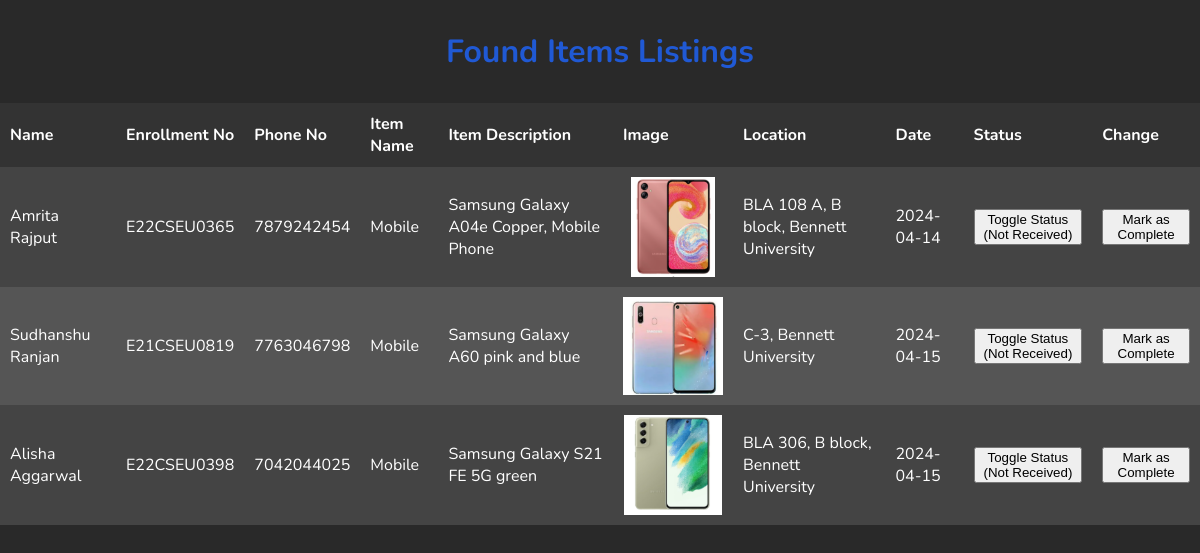
/org/not-received/, run on an earlier commit of the app's database.
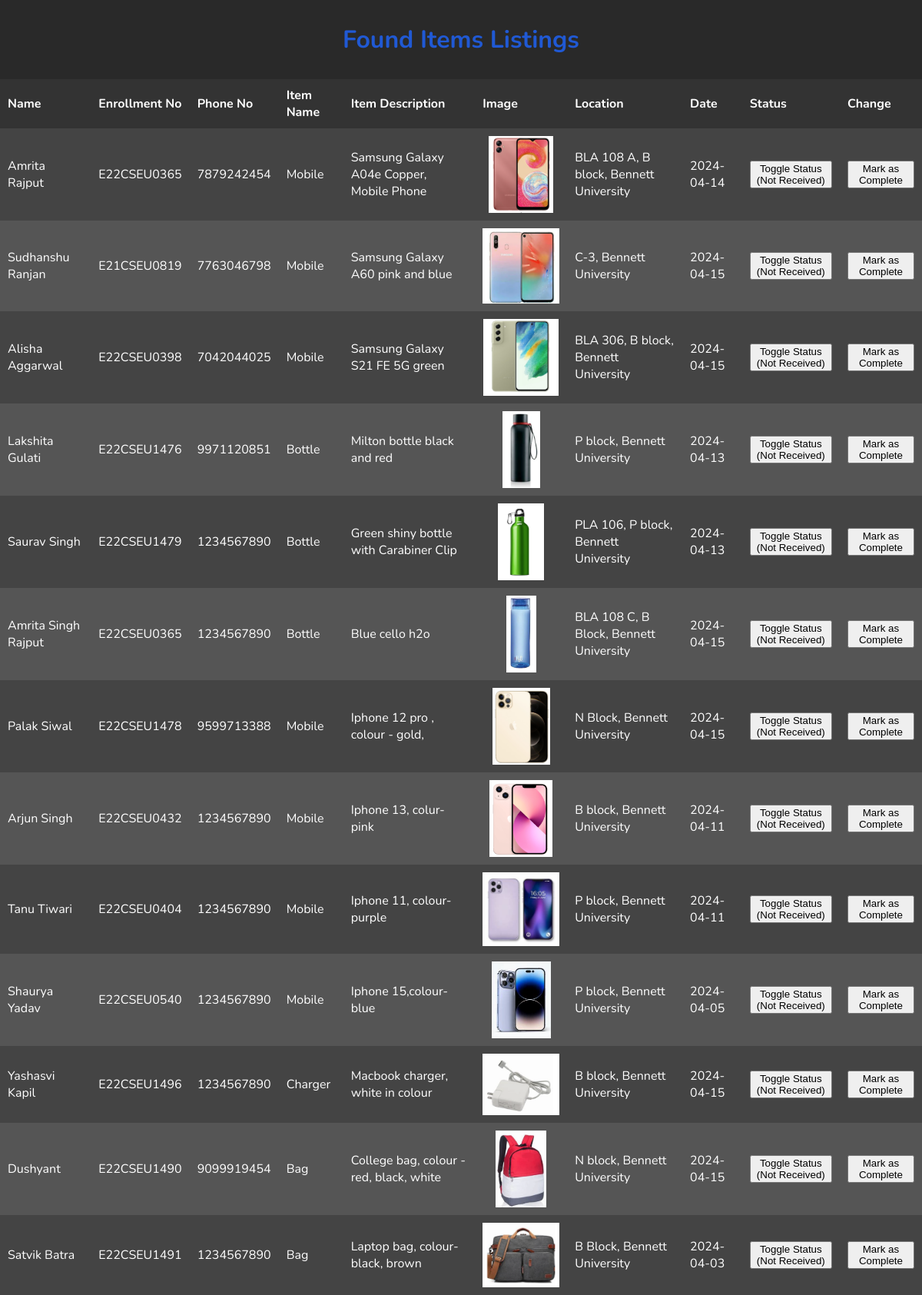
And on a later commit of the database.
### student/models.py (models this page shows)
class Found_Item(models.Model):
    status = (
        ('not_received', 'Not Received'),
        ('received', 'Received'),
    )
    name = models.CharField(max_length=100, blank=True)
    enrollment_no = models.CharField(max_length=100)
    phone_no = models.CharField(max_length=10, blank=True)
    item_name = models.CharField(max_length=100)
    item_description = models.TextField(max_length=500)
    image = models.ImageField(null=True, blank=True, upload_to=found_item_image_path)
    image_description = models.TextField(max_length=256,null=True, blank=True)
    location = models.TextField(max_length=100)
    date = models.CharField(max_length=50)
    status = models.CharField(max_length=100, choices=status, default='not_submitted')
    completed = models.BooleanField(default=False)
    @property
    def imageURL(self):
        try:
            url = self.image.url
        except:
            url = ''
        return url

### org/views.py (the view)
# urls.py: path('not-received/', views.not_received_items, name='not_received_items'),
def not_received_items(request):
    not_received_items = Found_Item.objects.filter(status='not_received')  # Use consistent status name
    return render(request, 'listFound.html', {'not_received_items': not_received_items})

### templates/listFound.html (shortened to what this page needs)
<!DOCTYPE html>
<html lang="en">
<head>
    {% load static %}
    <link rel="stylesheet" href="{% static '/static/css/list.css' %}">
</head>
<body>
    <h1>Found Items Listings</h1>
    <table>
        <thead>
            <tr>
                <th>Name</th>
                <th>Enrollment No</th>
                <th>Phone No</th>
                <th>Item Name</th>
                <th>Item Description</th>
                <th>Image</th>
                <th>Location</th>
                <th>Date</th>
                <th>Status</th>
                <th>Change</th>
            </tr>
        </thead>
        <tbody>
            {% if not_received_items %}
            {% for item in not_received_items %}
            {% if not item.completed %}
            {% if item.imageURL %}
            <tr>
                <td>{{ item.name }}</td>
                <td>{{ item.enrollment_no }}</td>
                <td>{{ item.phone_no }}</td>
                <td>{{ item.item_name }}</td>
                <td>{{ item.item_description }}</td>
                <td><img src="{{ item.imageURL }}" alt="{{ item.item_name }}" style="max-width: 100px;"></td>
                <td>{{ item.location }}</td>
                <td>{{ item.date }}</td>
                <td>
                    {% if item.status != 'received' %}
                        <form class="status-toggle-form" action="{% url 'found_toggle_status' item.id %}" method="post">
                            <button type="submit" class="status-toggle-btn">
                                {% if item.status == 'received' %}
                                    Toggle Status (Received)
                                {% else %}
                                    Toggle Status (Not Received)
                                {% endif %}
                            </button>
                        </form>
                    {% endif %}
                </td>
                <td><button class="complete-btn" data-item-id="{{ item.id }}">Mark as Complete</button></td>
            </tr>
            {% endif %}
            {% endif %}
            {% endfor %}
            {% endif %}
        </tbody>
    </table>
</body>
</html>

### static/css/list.css (style rules this page uses)
body { font-family: "Nunito", sans-serif; background-color: #292929; color: white; margin: 0; padding: 0; }
h1 { text-align: center; margin-top: 30px; margin-bottom: 30px; color: #2059D4; }
table { width: 100%; border-collapse: collapse; margin-top: 20px; }
thead th { background-color: #333; color: white; padding: 10px; text-align: left; }
tbody tr:nth-child(odd) { background-color: #444; }
tbody tr:nth-child(even) { background-color: #555; }
tbody td { padding: 10px; }
tbody td img { max-width: 100px; max-height: 100px; display: block; margin: auto; }

What changed in the data, as far as the page shows it:
added Found_Item: name "Lakshita Gulati", enrollment_no "E22CSEU1476", phone_no "9971120851", item_name "Bottle", item_description "Milton bottle black and red", imageURL (picture), location "P block, Bennett University", date "2024-04-13", status "Toggle Status (Not Received)"
added Found_Item: name "Saurav Singh", enrollment_no "E22CSEU1479", phone_no "1234567890", item_name "Bottle", item_description "Green shiny bottle with Carabiner Clip", imageURL (picture), location "PLA 106, P block, Bennett University", date "2024-04-13", status "Toggle Status (Not Received)"
added Found_Item: name "Amrita Singh Rajput", enrollment_no "E22CSEU0365", phone_no "1234567890", item_name "Bottle", item_description "Blue cello h2o", imageURL (picture), location "BLA 108 C, B Block, Bennett University", date "2024-04-15", status "Toggle Status (Not Received)"
added Found_Item: name "Palak Siwal", enrollment_no "E22CSEU1478", phone_no "9599713388", item_name "Mobile", item_description "Iphone 12 pro , colour - gold,", imageURL (picture), location "N Block, Bennett University", date "2024-04-15", status "Toggle Status (Not Received)"
added Found_Item: name "Arjun Singh", enrollment_no "E22CSEU0432", phone_no "1234567890", item_name "Mobile", item_description "Iphone 13, colur-pink", imageURL (picture), location "B block, Bennett University", date "2024-04-11", status "Toggle Status (Not Received)"
added Found_Item: name "Tanu Tiwari", enrollment_no "E22CSEU0404", phone_no "1234567890", item_name "Mobile", item_description "Iphone 11, colour- purple", imageURL (picture), location "P block, Bennett University", date "2024-04-11", status "Toggle Status (Not Received)"
added Found_Item: name "Shaurya Yadav", enrollment_no "E22CSEU0540", phone_no "1234567890", item_name "Mobile", item_description "Iphone 15,colour-blue", imageURL (picture), location "P block, Bennett University", date "2024-04-05", status "Toggle Status (Not Received)"
added Found_Item: name "Yashasvi Kapil", enrollment_no "E22CSEU1496", phone_no "1234567890", item_name "Charger", item_description "Macbook charger, white in colour", imageURL (picture), location "B block, Bennett University", date "2024-04-15", status "Toggle Status (Not Received)"
added Found_Item: name "Dushyant", enrollment_no "E22CSEU1490", phone_no "9099919454", item_name "Bag", item_description "College bag, colour - red, black, white", imageURL (picture), location "N block, Bennett University", date "2024-04-15", status "Toggle Status (Not Received)"
added Found_Item: name "Satvik Batra", enrollment_no "E22CSEU1491", phone_no "1234567890", item_name "Bag", item_description "Laptop bag, colour- black, brown", imageURL (picture), location "B Block, Bennett University", date "2024-04-03", status "Toggle Status (Not Received)"
